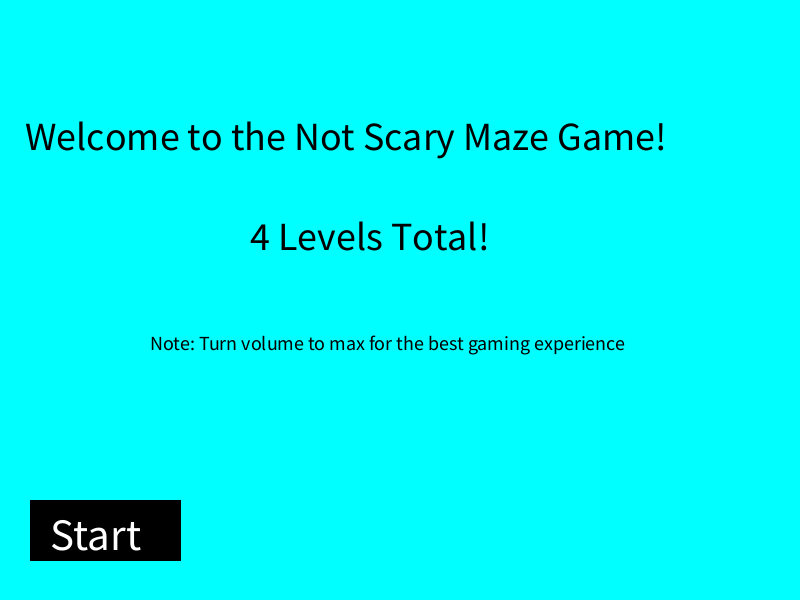
Frame 1 (no input)
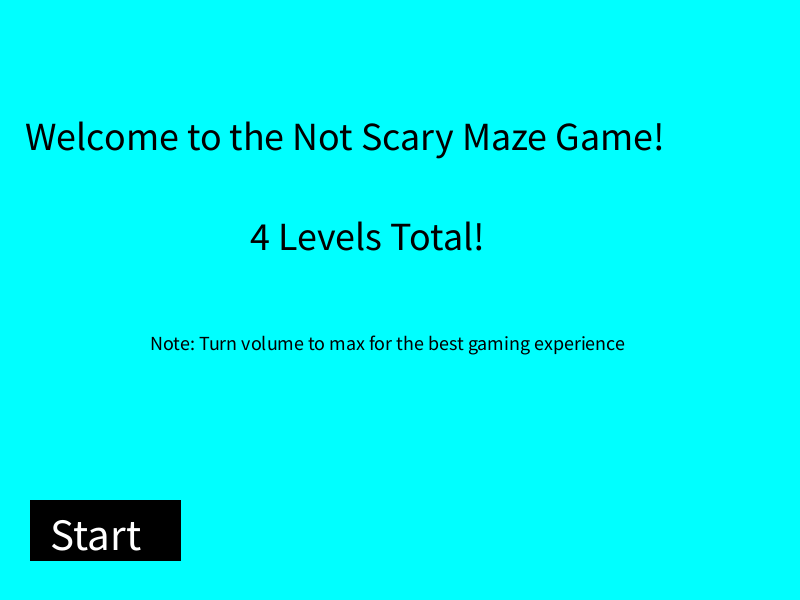
Frame 60 (the mouse pressed at the canvas centre just before this capture)
Frame 120 (the mouse held since frame 60 and released just before this capture): identical to frame 60, image omitted

The Processing sketch that drew these frames (run headless with seeded random() and noise(); from frame 60 on, the mouse is pressed at the canvas centre):

// Processing sketch: processing_99317
// ── processing_99317.pde

boolean pageStarted = false;
boolean isClicked = false;
boolean levelOneBeat = false;
boolean levelTwoBeat = false;
boolean levelThreeBeat = false;

void setup(){
  size(800,600);
  background(60);
  frameRate(30);
}
void draw() {
  if(!pageStarted) {
    //Start Page
    background(0,255,255);
    fill(0,0,0);
    textSize(40);
    text("Welcome to the Not Scary Maze Game!" , 25, 150);
    text("4 Levels Total!" , 250, 250);
    textSize(20);
    text("Note: Turn volume to max for the best gaming experience" , 150, 350);
    rect(30,500,150,60);
    fill(255,255,255);
    textSize(45);
    text("Start" , 50, 550);
    if ( mouseX > 30 && mouseX < 180 && mouseY > 500 && mouseY < 560 ) {
    if (mousePressed && (mouseButton == LEFT)) {
      pageStarted = true;
    }
  } 
  } else if (pageStarted = true) {
      noCursor();
    //LevelOne
      background(60);
      fill(0,255,255);
      stroke(0);
      ellipse(mouseX,mouseY,10,10);
      fill(0,0,0);
      rect(0, 0, 700, 200);
      rect(200, 300, 600, 300);
      rect(0, 200, 50, 400);
      rect(750, 0, 50, 400);
      fill(0,255,255);
      rect(700,0,50,30);
      if ( mouseX > 750 || (mouseX < 700 && mouseY < 200) || mouseX < 50 || ( mouseX > 200 && mouseY > 300) ) {
        pageStarted = false;
        cursor();
       }
      if ( mouseX > 700 && mouseX < 750 && mouseY < 30 ) {
        levelOneBeat = true;
      }

   }
      if ( levelOneBeat != false ) {
        //LevelTwo 
        background(60);
        fill(0,255,255);
        stroke(0);
        ellipse(mouseX,mouseY,10,10);
        fill(0,0,0);
        rect(0, 0, 20, 600);
        rect(750, 0, 50, 530);
        rect(0,0,700,20);
        rect(50,60,700,50);
        rect(0,130,730,50);
        rect(50,200,700,50);
        rect(0,270,730,50);
        rect(50,340,700,50);
        rect(0,410,730,50);
        rect(50,480,700,50);
        rect(0,550,800,50);
        fill(0,255,255);
        rect(770,530,30,20);
      }

}  
